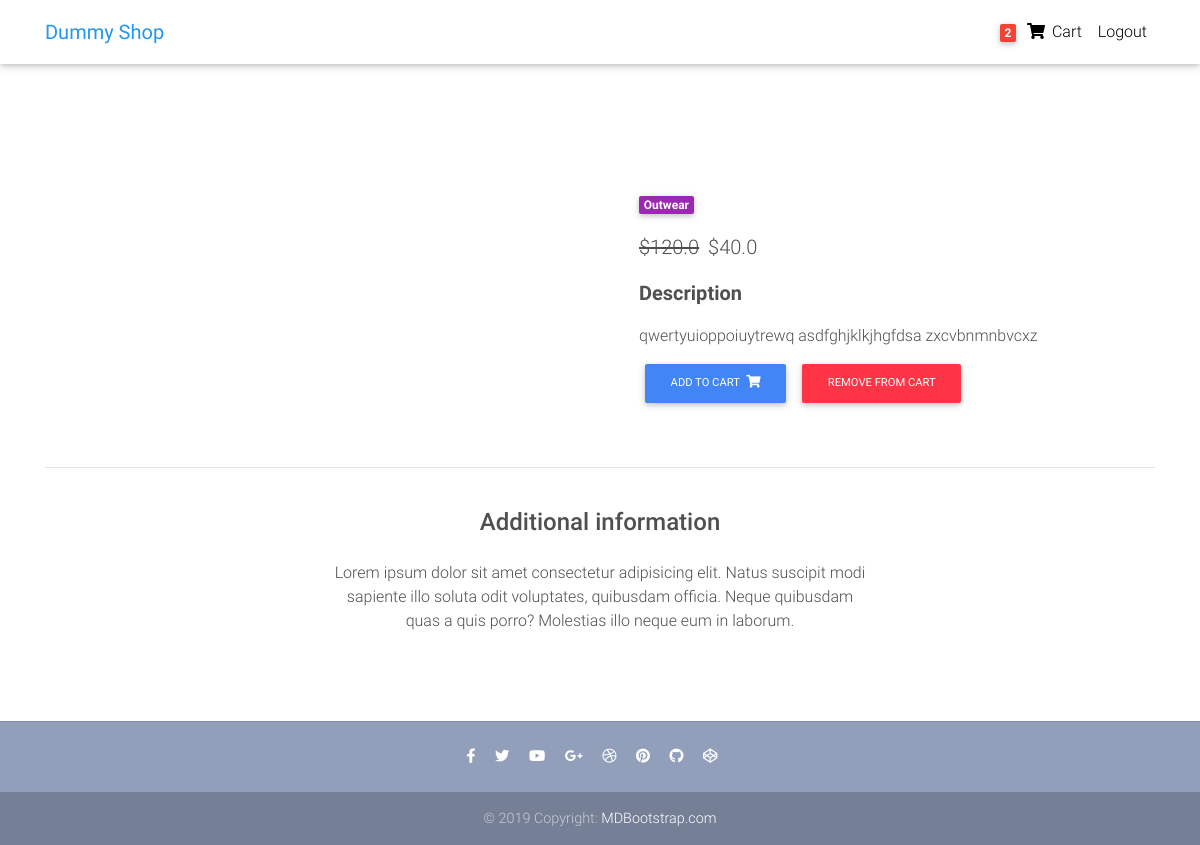
/product/hoodie-001/ (signed in), run on the app's committed database.
### core/models.py (models this page shows, shortened)
class Order(models.Model):
    user = models.ForeignKey(settings.AUTH_USER_MODEL, on_delete=models.CASCADE)
    ref_code = models.CharField(max_length=20, blank=True, null=True)
    items = models.ManyToManyField(OrderItem)
    start_date = models.DateTimeField(auto_now_add=True)
    ordered_date = models.DateTimeField()
    ordered = models.BooleanField(default=False)
    billing_address = models.ForeignKey(
        'Address', related_name='billing_address', on_delete=models.SET_NULL, blank=True, null=True)
    shipping_address = models.ForeignKey(
        'Address', related_name='shipping_address', on_delete=models.SET_NULL, blank=True, null=True)
    payment = models.ForeignKey(
        'Payment', on_delete=models.SET_NULL, blank=True, null=True)
    coupon = models.ForeignKey('Coupon', on_delete=models.SET_NULL, blank=True, null=True)
    being_delivered = models.BooleanField(default=False)
    received = models.BooleanField(default=False)
    refund_requested = models.BooleanField(default=False)
    refund_granted = models.BooleanField(default=False)
    '''

    ^^^^^^^^^^^^^^^^^^^^^
    LIFECYCLE OF AN ORDER
    ^^^^^^^^^^^^^^^^^^^^^

    1. Item added to cart
    2. Add a billing address
       ( failed checkout )
    3. Payment
       (Pre-processing, processing, packaging, etc)
    4. Being delivered
    5. Received
    6. Refunds
    '''

class Item(models.Model):
    title = models.CharField(max_length=100)
    price = models.FloatField()
    discount_price = models.FloatField(blank=True, null=True)
    category = models.CharField(choices=CATEGORY_CHOICES, max_length=2)
    label = models.CharField(choices=LABEL_CHOICES, default="P", max_length=2)
    slug = models.SlugField()
    description = models.TextField()
    image = models.ImageField()
    def get_add_to_cart_url(self):
        return reverse('core:add-to-cart', kwargs={
            'slug': self.slug
        })

### core/views.py (the view)
# urls.py: path('product/<slug>/', ItemDetailView.as_view(), name='product'),
class ItemDetailView(DetailView):
    model = Item
    template_name = 'product.html'

### core/templatetags/cart_template_tags.py (called while the page is built)
@register.filter
def cart_item_count(user):
    if user.is_authenticated:
        qs = Order.objects.filter(user=user, ordered=False)
        if qs.exists():
            return qs[0].items.count()
    return 0

### templates/product.html (shortened to what this page needs)
{% extends 'base.html' %}
{% load static %}
{% block content %}
    <main class="mt-5 pt-4">
        <div class="container dark-grey-text mt-5">
        <div class="row wow fadeIn">
            <div class="col-md-6 mb-4">
            </div>
            <div class="col-md-6 mb-4">
                <div class="p-4">
                    <div class="mb-3">
                        <a href="">
                            <span class="badge purple mr-1">{{ object.get_category_display }}</span>
                        </a>
                    </div>
                    <p class="lead">
                        {% if object.discount_price %}
                            <span class="mr-1">
                                <del>${{ object.price }}</del></span>
                            <span>${{ object.discount_price }}</span>
                        {% else %}
                            <span>{{ object.price }}</span>
                        {% endif %}
                    </p>
                    <p class="lead font-weight-bold">Description</p>
                    <p>{{ object.description }}</p>
                     <a href="{{ object.get_add_to_cart_url }}" class="btn btn-primary btn-md my-0 p">Add to cart
                            <i class="fas fa-shopping-cart ml-1"></i>
                     </a>
                    <a href="{{ object.get_remove_from_url }}" class="btn btn-danger btn-md my-0 p">Remove from cart
                     </a>
                </div>
            </div>
        </div>
        <hr>
        <div class="row d-flex justify-content-center wow fadeIn">
            <div class="col-md-6 text-center">
                <h4 class="my-4 h4">Additional information</h4>
                <p>Lorem ipsum dolor sit amet consectetur adipisicing elit. Natus suscipit modi sapiente illo soluta
                    odit
                    voluptates,
                    quibusdam officia. Neque quibusdam quas a quis porro? Molestias illo neque eum in laborum.</p>
            </div>
        </div>
        <div class="row wow fadeIn">
            <div class="col-lg-4 col-md-12 mb-4">
            </div>
            <div class="col-lg-4 col-md-6 mb-4">
            </div>
            <div class="col-lg-4 col-md-6 mb-4">
            </div>
        </div>
    </div>
    </main>
{% endblock %}

### templates/navbar.html (shortened to what this page needs)
{% load cart_template_tags %}
<nav class="navbar fixed-top navbar-expand-lg navbar-light white scrolling-navbar">
    <div class="container">
        <a class="navbar-brand waves-effect" href="/">
            <strong class="blue-text">Dummy Shop</strong>
        </a>
        <div class="collapse navbar-collapse" id="navbarSupportedContent">
            <ul class="navbar-nav nav-flex-icons">
                {% if request.user.is_authenticated %}
                    <li class="nav-item">
                        <a class="nav-link waves-effect" href="{% url 'core:order-summary' %}">
                            <span class="badge red z-depth-1 mr-1"> {{ request.user|cart_item_count }} </span>
                            <i class="fas fa-shopping-cart"></i>
                            <span class="clearfix d-none d-sm-inline-block"> Cart </span>
                        </a>
                    </li>
                     <li class="nav-item">
                        <a class="nav-link waves-effect" href="{% url 'account_logout' %}">
                            <span class="clearfix d-none d-sm-inline-block"> Logout </span>
                        </a>
                    </li>
                {% endif %}
            </ul>
        </div>
    </div>
</nav>

### templates/base.html (style rules this page uses)
html, body, header, .carousel { height: 60vh; padding-top: 24px; }

### data on the page
Item: category "Outwear", price "120.0", discount_price "40.0", description "qwertyuioppoiuytrewq asdfghjklkjhgfdsa zxcvbnmnbvcxz"

### other printed values
{{ request.user|cart_item_count }} "2"
